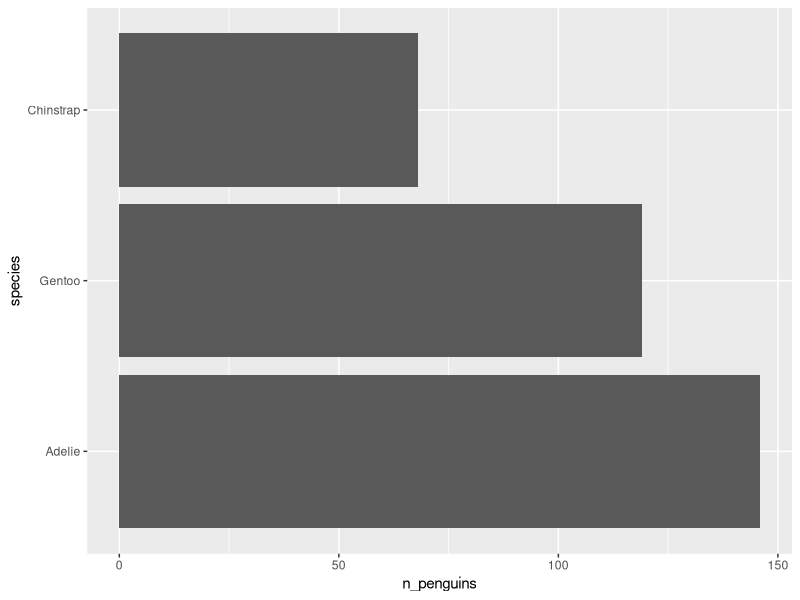
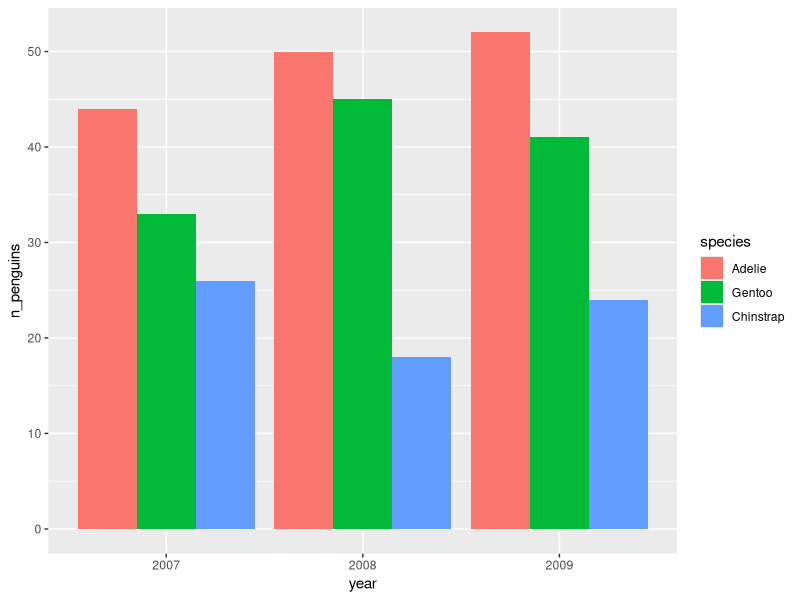
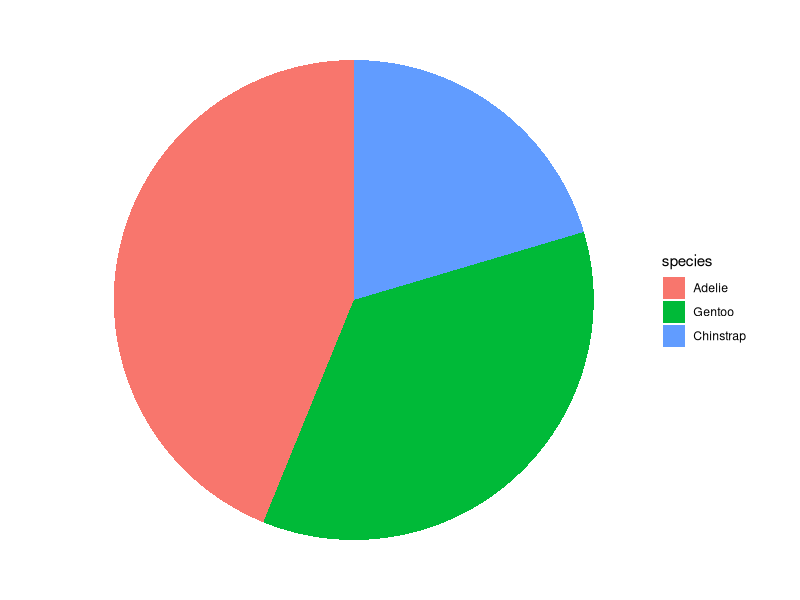

Reproduce these figures in R, in order.
## ---- chunk 1
library(tidyverse)
library(palmerpenguins)
## ---- chunk 2
penguins_df <- penguins %>% drop_na()
penguins_df
## ---- chunk 3
penguins_df %>%
  group_by(species, year) %>%
  summarize(
    n_penguins = n(),
    mean_body_mass = mean(body_mass_g),
    sd_body_mass = sd(body_mass_g)
  )
## ---- chunk 4
penguins_df %>%
  pull(island) %>%
  levels()
## ---- chunk 5
penguins_df <- penguins_df %>%
  mutate(
    year = factor(year, levels = c(2007, 2008, 2009)),
    species = factor(species, levels = c("Adelie", "Gentoo", "Chinstrap"))
  )

penguins_df
## ---- chunk 6
penguins_df %>%
  group_by(species) %>%
  summarize(
    n_penguins = n(),
    mean_body_mass = mean(body_mass_g),
    sd_body_mass = sd(body_mass_g)
  ) %>%
  ggplot() +
    geom_bar(
      mapping = aes(y = species, x = n_penguins),
      stat = "identity"
    )
## ---- chunk 7
penguins_df %>%
  group_by(species, year) %>%
  summarize(
    n_penguins = n(),
    mean_body_mass = mean(body_mass_g),
    sd_body_mass = sd(body_mass_g)
  ) %>%
  ggplot() +
    geom_bar(
      mapping = aes(fill = species, y = n_penguins, x = year),
      stat = "identity",
      position = "dodge"
    )
## ---- chunk 8
penguins_df %>%
  group_by(species) %>%
  summarize(
    n_penguins = n(),
    mean_body_mass = mean(body_mass_g)
  )
## ---- chunk 9
penguins_df %>%
  group_by(species) %>%
  summarize(
    n_penguins = n(),
    mean_body_mass = mean(body_mass_g)
  ) %>%
  ggplot() +
    geom_bar(
      mapping = aes(x = " ", fill = species, y = n_penguins),
      stat = "identity"
    ) +
    coord_polar("y", start=0) +
    theme_void()
